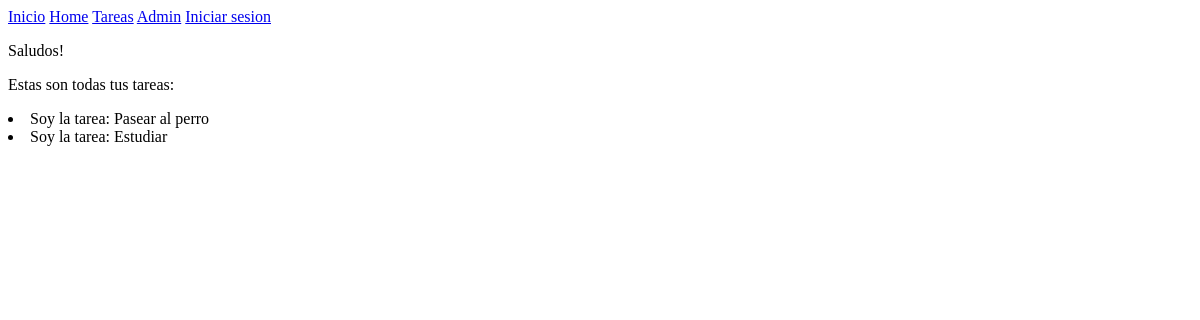
/saludo/, run on an earlier commit of the app's database.
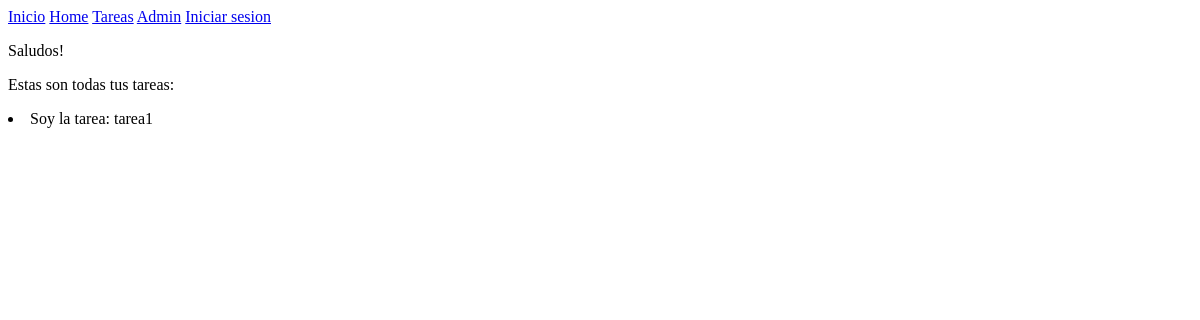
And on a later commit of the database.
### todolist/models.py (models this page shows, shortened)
class Tarea(models.Model):
    nombre = models.CharField(max_length=100)
    completada = models.BooleanField(
        default=False,
        help_text="La tarea esta completada?",
        verbose_name="Tarea finalizada",
    )
    fecha_completado = models.DateField()
    fecha_creacion = models.DateTimeField(auto_now=True)
    responsable = models.ForeignKey(
        settings.AUTH_USER_MODEL,
        on_delete=models.CASCADE,
        related_name="responsable",
        default=None,
        blank=True,
        null=True,
    )
    etiqueta = models.ManyToManyField(
        Etiqueta, related_name="etiqueta", default=None, blank=True
    )
    activo = models.BooleanField(default=True, help_text="La tarea esta activa?")
    imagen = models.ImageField(upload_to="card_image/", null=True, blank=True)
    def __str__(self):
        return f"Soy la tarea: {self.nombre}"
    class Meta:
        verbose_name = "Tarea de proyecto"
        verbose_name_plural = "Tareas de proyecto"
        ordering = ["-id"]

### saludo/views.py (the view)
# urls.py: path("", include("saludo.urls")),
def saludo(request):
    tareas = Tarea.objects.all()
    return render(request, "saludo/saludo.html", {"tareas": tareas})

### saludo/templates/saludo/saludo.html
{% extends 'saludo/base.html' %}
{%block body%}
    <div>
        <p class="fondo">Saludos! {{user.username}}</p>
        <p>Estas son todas tus tareas:</p>
        {% for tarea in tareas %}
            <li>{{ tarea }}</li>
        {% endfor %}
    </div>
{%endblock%}

### saludo/templates/saludo/base.html (shortened to what this page needs)
<!DOCTYPE html>
<html lang="en">
<head>
</head>
<body>
    <nav>
        <a href="{% url 'inicio' %}">Inicio</a>
        <a href="{% url 'saludo' %}">Home</a>
        <a href="{% url 'tareas' %}">Tareas</a>
        <a href="{% url 'admin:index' %}">Admin</a>
        {% if user.is_authenticated %}
            <form action="{% url 'logout' %}" method="post">
                {% csrf_token %}
                <button>Cerrar sesion</button>
            </form>
        {% else %}
            <a href="{% url 'login' %}">Iniciar sesion</a>
        {% endif %}
    </nav>
    {%block body%}
    {%endblock%}
</body>
</html>

What changed in the data, as far as the page shows it:
removed Tarea: nombre "Soy la tarea: Pasear al perro"
removed Tarea: nombre "Soy la tarea: Estudiar"
added Tarea: nombre "Soy la tarea: tarea1"
